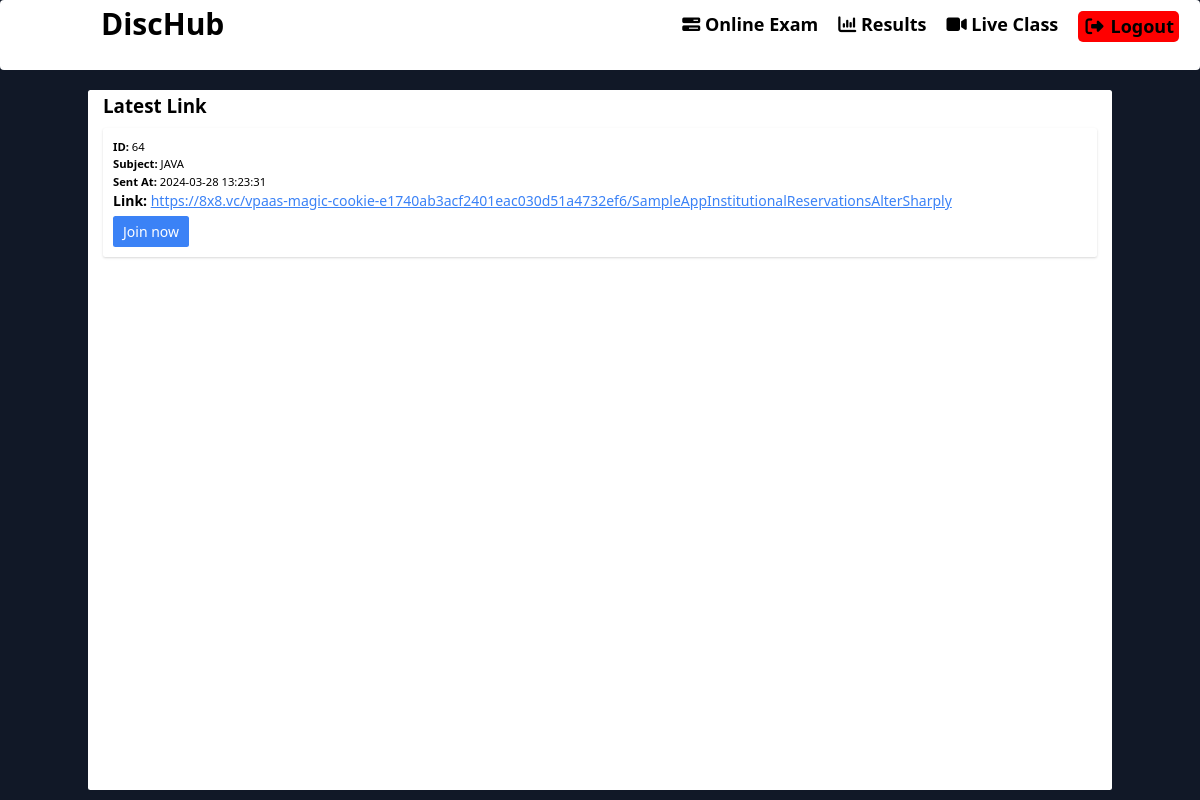
Screenshot of /liveclass.php with the database file from the repository.
### tables this page shows
CREATE TABLE `sent_link` (
  `id` int(11) NOT NULL,
  `subject_name` varchar(255) NOT NULL,
  `link` text NOT NULL,
  `sent_at` timestamp NOT NULL DEFAULT current_timestamp()
);

### liveclass.php (the view, shortened to what this page needs)
<!DOCTYPE html>
<html lang="en">
<head>
    <link href="assets/css/bootstrap.min.css" rel="stylesheet">
    <link href="assets/font-awesome/font-awesome.min.css" rel="stylesheet" type="text/css">
    <link rel="stylesheet" href="style.css">
    <link href="https://cdn.jsdelivr.net/npm/tailwindcss@2.2.19/dist/tailwind.min.css" rel="stylesheet">
</head>
<body>
    <div class="navbar">
    <a href="home.php" class="logo">
                DiscHub
            </a>
        <ul>
            <li><a href="examlist.php"><i class="fa fa-tasks" aria-hidden="true"></i> Online Exam</a></li>
            <li><a href="result.php"><i class="fa fa-bar-chart" aria-hidden="true"></i> Results</a></li>
            <li><a href="./liveclass.php"><i class="fa-solid fa-video"></i> Live Class</a></li>
            <li class="logout"><a href="home.php"><i class="fa fa-fw fa-sign-out"></i> Logout</a></li>
        </ul>
    </div>
    <div class="container mx-auto mt-3 rounded">
        <h1 class="text-3xl font-semibold mb-4">Latest Link</h1>
        <?php
        include './config/config.php';
        $sql = "SELECT id, subject_name, link, sent_at FROM sent_link ORDER BY id DESC LIMIT 3";
        $result = $conn->query($sql);
        if ($result->num_rows > 0) {
            $row = $result->fetch_assoc();
            $id = $row["id"];
            $subject = $row["subject_name"];
            $link = $row["link"];
            $sent_at = $row["sent_at"];
            echo "<div id='linkContent' class='bg-white rounded shadow p-4 mb-4'>";
            echo "<p class='text-lg'><span class='font-semibold'>ID:</span> $id</p>";
            echo "<p class='text-lg'><span class='font-semibold'>Subject:</span> $subject</p>";
            echo "<p class='text-lg'><span class='font-semibold'>Sent At:</span> $sent_at</p>";
            echo "<p class='link'><span class='font-semibold'>Link:</span> <a href='$link' class='text-blue-500 underline' target='_blank'>$link</a></p>";
            echo "<button id='joinButton' class='bg-blue-500 hover:bg-blue-600 text-white py-2 px-4 rounded mt-2'>Join now</button>";
            echo "</div>";
        } else {
            echo "<p>No links submitted yet.</p>";
        }
        ?>
    </div>
</body>
</html>

### style.css (style rules this page uses)
body { background:#070F2B; height: 800px; }
.container { margin-top: -30px; padding-top: 5px; height: 700px; background: white; }

### liveclass.php (style rules this page uses)
body { background-color: #111827; font-family: 'Segoe UI', Tahoma, Geneva, Verdana, sans-serif; margin: 0; padding: 0; color: black; }
.navbar { background: white; color: black; height: 70px; }
.navbar ul { display: flex; float: right; }
.navbar ul li { margin-top: 10px; margin-right: 20px; }
.navbar ul li a { color: black; font-size: 18px; text-decoration: none; list-style: none; font-weight: 700; }
.logo { font-size: 30px; font-weight: 700; margin-left: 100px; text-decoration: none; list-style: none; }
.logout { background: red; padding: 2px 5px; border-radius: 5px; }

### rows the page displays
sent_link: id "64", subject_name "JAVA", sent_at "2024-03-28 13:23:31", link "https://8x8.vc/vpaas-magic-cookie-e1740ab3acf2401eac030d51a4732ef6/SampleAppInstitutionalReservationsAlterSharply"
